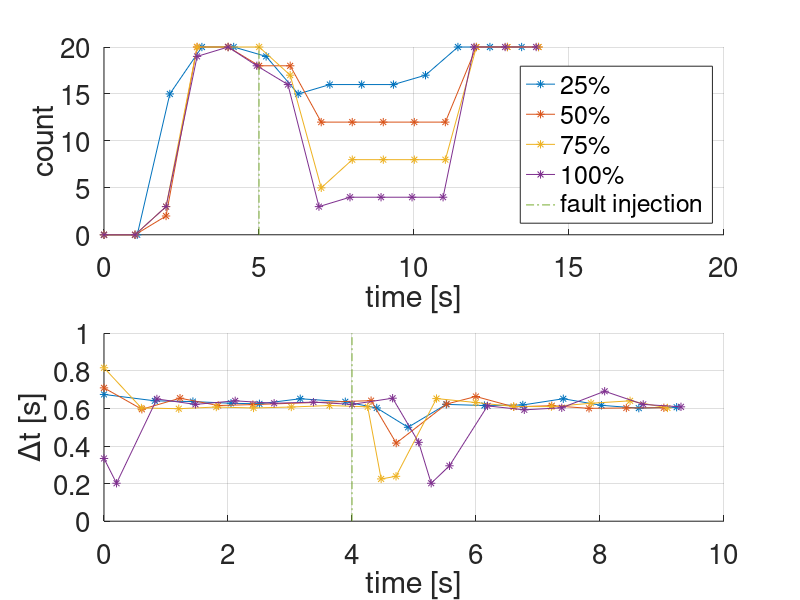
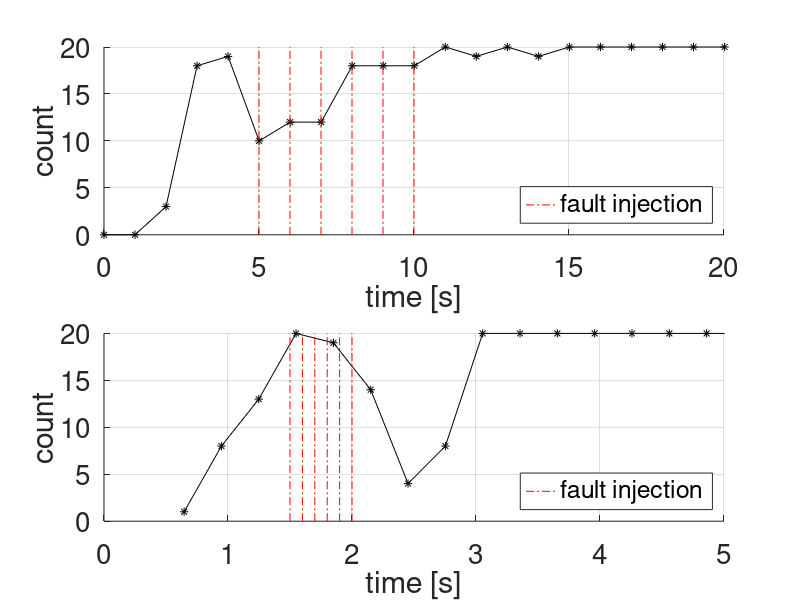
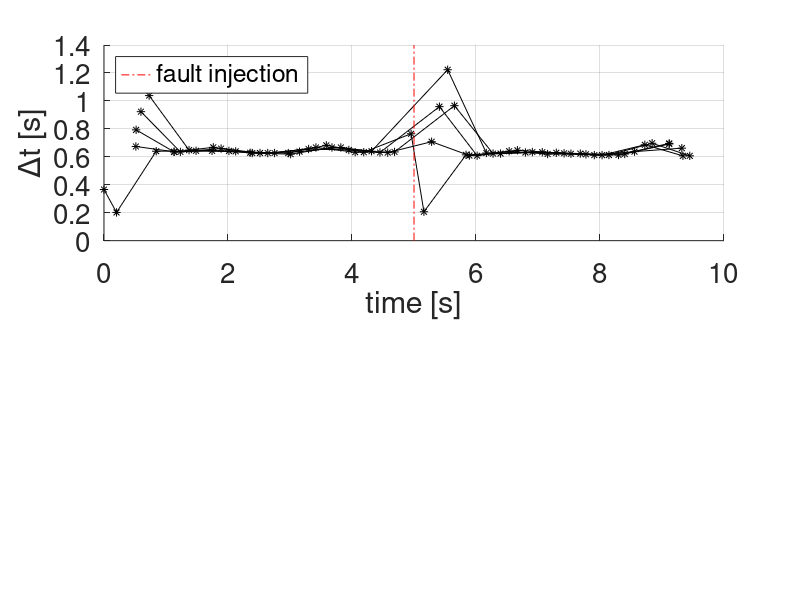

Here is the MATLAB script that generated these plots, in order: (Note: this script raises an error after producing the figures.)
clear all;
close all;
clc;

function ret = t(timestamps)
    ret = (timestamps - timestamps(1)) / 1000;
end

function hera_measure()
    figure();

    fault25 = csvread("hera_measure_4_1.csv");
    fault50 = csvread("hera_measure_4_2.csv");
    fault75 = csvread("hera_measure_4_3.csv");
    fault100 = csvread("hera_measure_4_4.csv");

    subplot(2,1,1);
    hold on;
    grid on;
    set(gca(), "fontsize", 20);

    plot(t(fault25(:,4)), fault25(:,3), '-*');
    plot(t(fault50(:,2)), fault50(:,3), '-*');
    plot(t(fault75(:,2)), fault75(:,3), '-*');
    plot(t(fault100(:,2)), fault100(:,3), '-*');
    plot([5 5], [0 20], '-.');

    legend("25%", "50%", "75%", "100%", "fault injection",
        "location", "southeast");
    xlabel("time [s]");
    ylabel("count");

    fault25 = csvread("hera_sync_measure_1.csv");
    fault50 = csvread("hera_sync_measure_2.csv");
    fault75 = csvread("hera_sync_measure_3.csv");
    fault100 = csvread("hera_sync_measure_4.csv");

    subplot(2,1,2);
    hold on;
    grid on;
    set(gca(), "fontsize", 20);

    plot(t(fault25(:,2)), fault25(:,3)/1000, '-*');
    plot(t(fault50(:,2)), fault50(:,3)/1000, '-*');
    plot(t(fault75(:,2)), fault75(:,3)/1000, '-*');
    plot(t(fault100(:,2)), fault100(:,3)/1000, '-*');
    plot([4 4], [0 1], '-.');

    xlabel("time [s]");
    ylabel('{\Delta}t [s]');
end

function hera_com_data()
    data = csvread("hera_data_4_6.csv");
    com = csvread("hera_com_4_6.csv");
    figure();

    subplot(2, 1, 1);
    hold on;
    grid on;
    set(gca(), "fontsize", 20);
    axis([0 20 0 20]);
    xlabel("time [s]");
    ylabel("count");
    plot(t(data(:,2)), data(:,3), '-*', "color", "black");
    for i = 1:6
        x = 4+i;
        p = plot([x x], [0 20], '-.', "color", "red");
    end
    legend(p, "fault injection", "location", "southeast");

    Colors = jet(3);
    subplot(2, 1, 2);
    hold on;
    grid on;
    set(gca(), "fontsize", 20);
    axis([0 5 0 20]);
    xlabel("time [s]");
    ylabel("count");
    plot(com(:,4)/1000, com(:,3), '-*', "color", "black");
    for i = 1:6
        x = 1.4+i*0.1;
        p = plot([x x], [0 20], '-.', "color", "red");
    end
    legend(p, "fault injection", "location", "southeast");
end

function hera_sync_sub()
    figure();

    sync1 = csvread("hera_sync_1.csv");
    sync2 = csvread("hera_sync_2.csv");
    sync3 = csvread("hera_sync_3.csv");
    sync4 = csvread("hera_sync_4.csv");
    sync5 = csvread("hera_sync_5.csv");

    tof = min([sync1(1,2) sync2(1,2) sync3(1,2) sync4(1,2) sync5(1,2)]);
    t = @(x) (x-tof)/1000;

    subplot(2, 1, 1);
    hold on;
    grid on;
    set(gca(), "fontsize", 20);
    xlabel("time [s]");
    ylabel('{\Delta}t [s]');
    plot(t(sync1(:,2)), sync1(:,3)/1000, '-*', "color", "black");
    plot(t(sync2(:,2)), sync2(:,3)/1000, '-*', "color", "black");
    plot(t(sync3(:,2)), sync3(:,3)/1000, '-*', "color", "black");
    plot(t(sync4(:,2)), sync4(:,3)/1000, '-*', "color", "black");
    plot(t(sync5(:,2)), sync5(:,3)/1000, '-*', "color", "black");
    p = plot([5 5], [0 1.4], '-.', "color", "red");
    legend(p, "fault injection", "location", "northwest");


    sub1 = csvread("hera_sub_1.csv");
    sub2 = csvread("hera_sub_2.csv");
    sub3 = csvread("hera_sub_3.csv");
    sub4 = csvread("hera_sub_4.csv");
    sub5 = csvread("hera_sub_5.csv");

    tof = min([sub1(1,2) sub2(1,2) sub3(1,2) sub4(1,2) sub5(1,2)]);
    t = @(x) (x-tof)/1000;

    subplot(2, 1, 2);
    hold on;
    grid on;
    set(gca(), "fontsize", 20);
    xlabel("time [s]");
    ylabel('{\Delta}t [s]');
    plot(t(sub1(:,2)), sub1(:,3)/1000, '-*', "color", "black");
    plot(t(sub2(:,2)), sub2(:,3)/1000, '-*', "color", "black");
    plot(t(sub3(:,2)), sub3(:,3)/1000, '-*', "color", "black");
    plot(t(sub4(:,2)), sub4(:,3)/1000, '-*', "color", "black");
    plot(t(sub5(:,2)), sub5(:,3)/1000, '-*', "color", "black");
    p = plot([5 5], [0 3], '-.', "color", "red");
    legend(p, "fault injection", "location", "northwest");
end

function hera_synchronization()
    s1 = csvread("hera_synchronization_2_not_app.csv");
    s2 = csvread("hera_synchronization_1_app.csv");

    figure();
    hold on;
    grid on;
    set(gca(), "fontsize", 20);
    axis([0 130 0 14]);

    tv = t(s1(:,2));
    plot(tv, s1(:,3)/1000, '-*');
    plot(tv(end)+t(s2(:,2)), s2(:,3)/1000, '-*');
    plot(tv(end)*[1 1], [0 14], '-.');

    xlabel("time [s]");
    ylabel('{\Delta}t [s]');
    legend("2 power-off, 0 failover", "1 power-off, 1 failover",
        "restart with remaining nodes",
        "location", "northwest");

end

hera_measure();
hera_com_data();
hera_sync_sub();
hera_synchronization();
